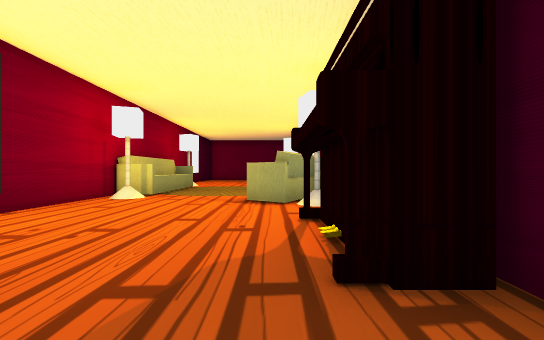
View 1 (above)

12 first-person views from a walk through a scene from a Unity 3-D project. The camera is 1.5 m above the floor, looks level and sees 85° across. The floor is counted in squares, 2 m on a side. Each view is taken from the middle of a square. On the plan, view 1 faces up. The plan holds only what a view shows up to about 10 squares ahead; the rest is blank. The place goes on beyond the plan. The player character is not drawn. Door leaves are left out, so doorways stand open. Some surface patterns are stand-ins.

View 2
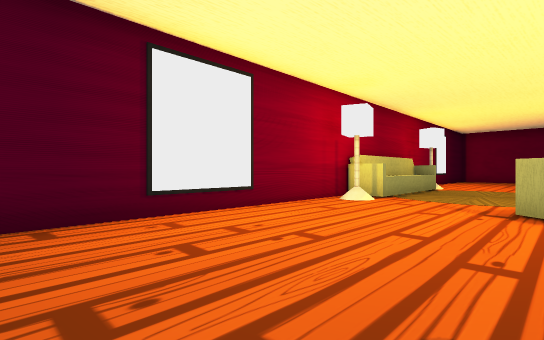

View 3
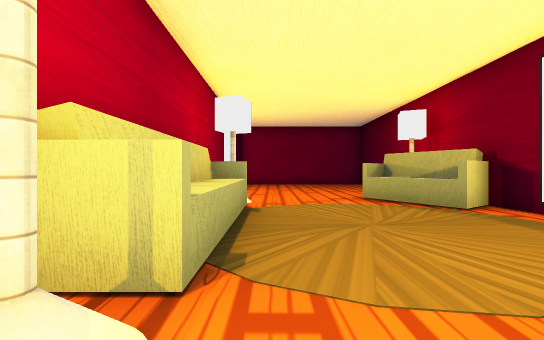

View 4
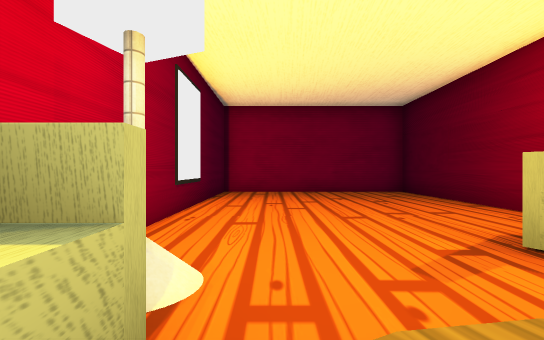

View 5
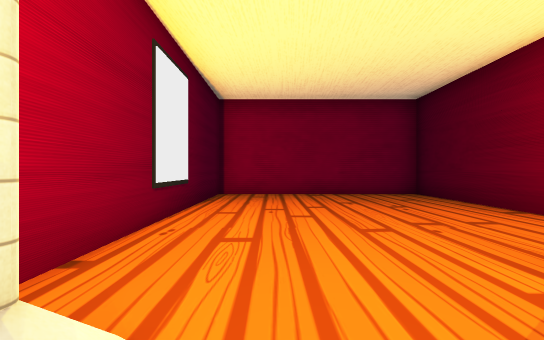

View 6
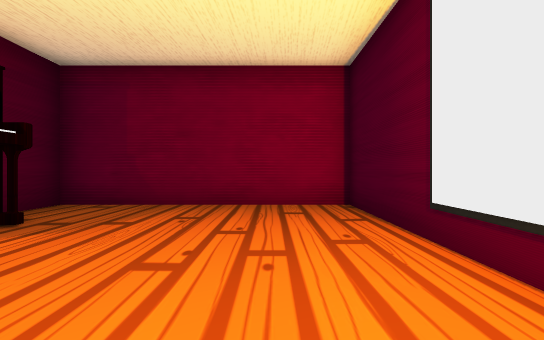

View 7
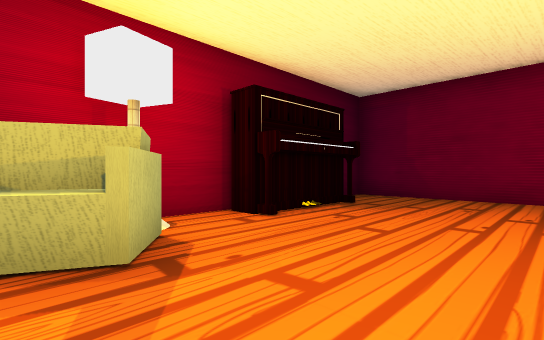

View 8
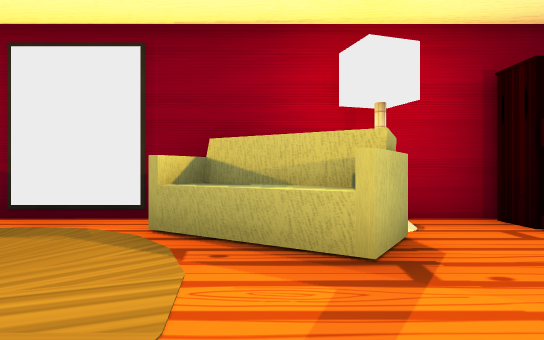

View 9
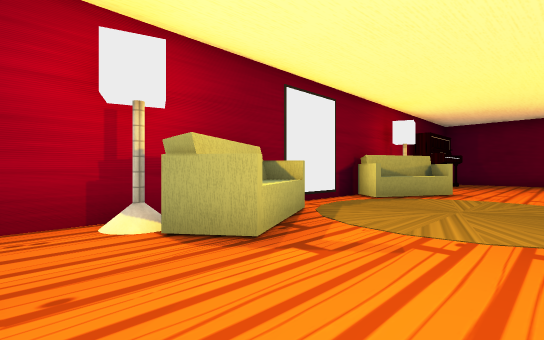

View 10
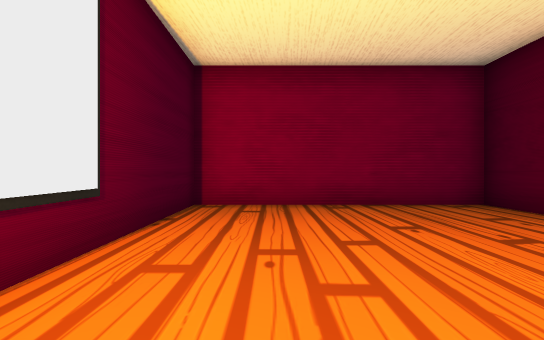

View 11
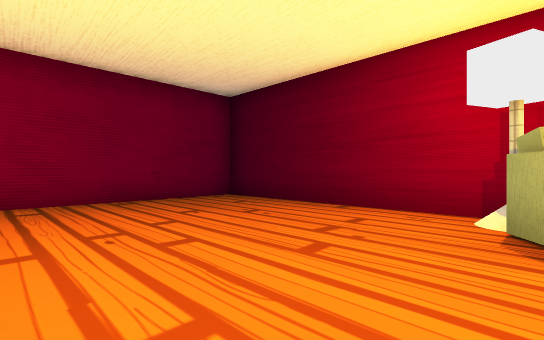

View 12
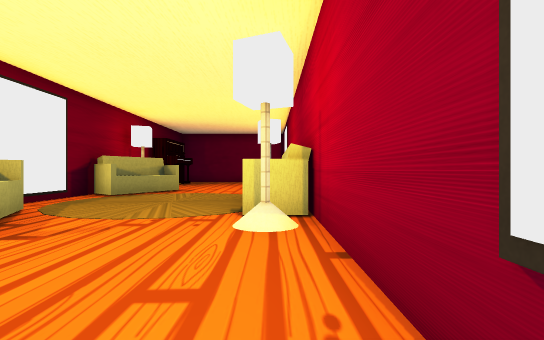

### Floor plan
Points are (right, up) in squares from view 1. A wall is a line through its corners. A room is listed if a view was taken in it or the views show most of it. See-through windows are left out.
Room 1 (views 1, 2, 3, 4, 5, 6, 7, 8, 9, 10, 11, 12)
walls: (-3.5, 12.1) (-3.5, 8.8) (-4.7, 8.8) (-4.7, -0.4) (1.6, -0.4) (1.6, 2); (0.5, 12.6) (1.1, 13.1) (0, 15.1); (0.6, 9.5) (1.5, 8.8) (0.3, 6.5) (-0.6, 7.2) (0.6, 9.5); (-4.2, 13.1) (-4.2, 10.4); (1.6, 8.8) (1.6, 13.2) (0.6, 12.5) (-0.6, 14.8) (0.3, 15.5); (0, 6.9) (1.1, 8.9) (0.5, 9.4); (1.6, 14.9) (1.6, 22.4) (-4.7, 22.4) (-4.7, 13.2) (-3.5, 13.2) (-3.5, 12.2); (1.6, 4.5) (1.6, 6)
objects: other object (1, 3)

Positions as (right, up) in squares from view 1, and headings:
1: (0, 0), facing up
2: (0, 1), facing up-left
3: (-3, 7), facing up
4: (-3, 12), facing up
5: (-3, 13), facing up
6: (-3, 6), facing down
7: (-3, 8), facing down-right
8: (-3, 8), facing right
9: (-3, 17), facing down-right
10: (-3, 16), facing up
11: (-4, 15), facing up-right
12: (-4, 18), facing down
